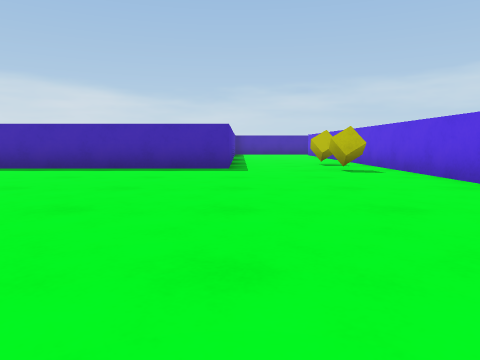
View 1 (above)

21 first-person views from a walk through a Unity game level. The camera is 0.55 m above the floor, tilts 6° down and sees 70° across. The floor is counted in squares, 1 m on a side. Each view is taken from the middle of a square. On the plan, view 1 faces up. The plan holds only what a view shows up to about 9 squares ahead; the rest is blank. The place goes on beyond the plan. The player character is not drawn.

View 2
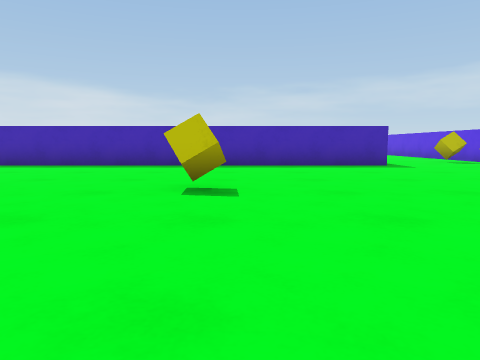

View 3
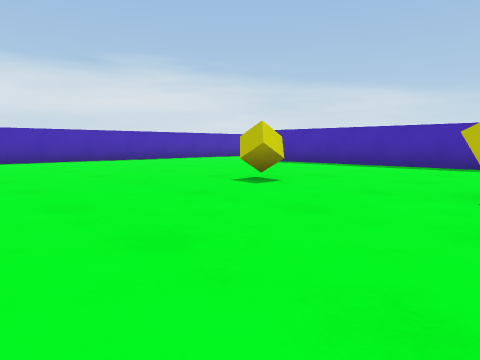

View 4
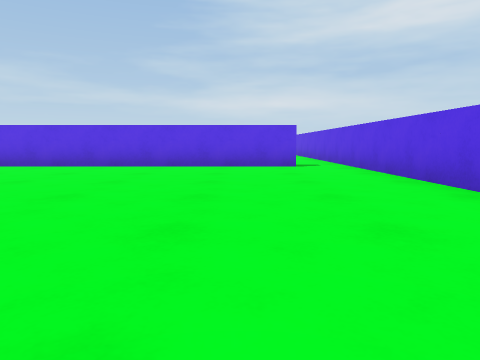

View 5
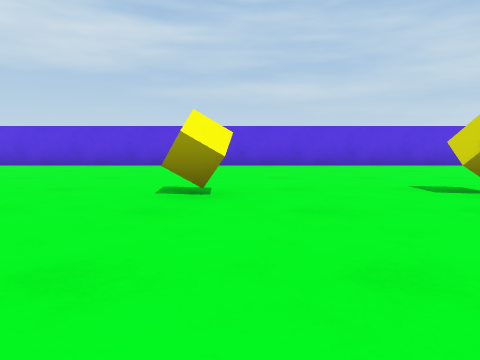

View 6
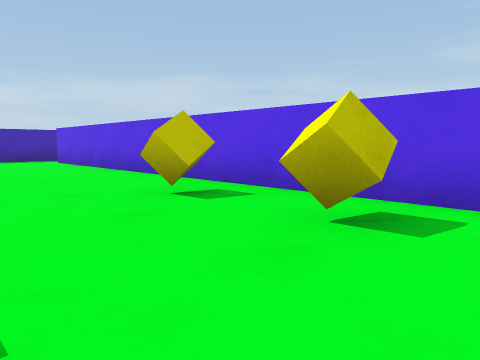

View 7
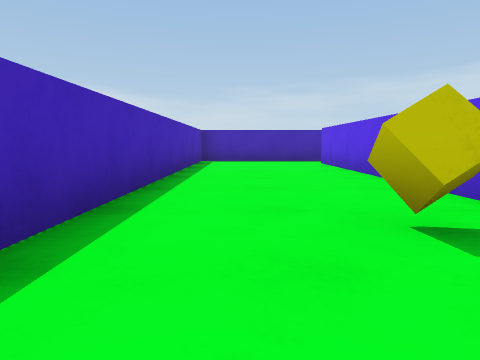

View 8
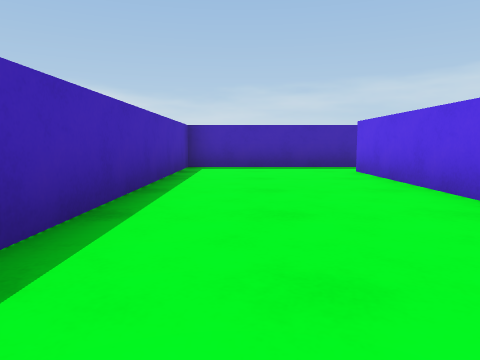

View 9
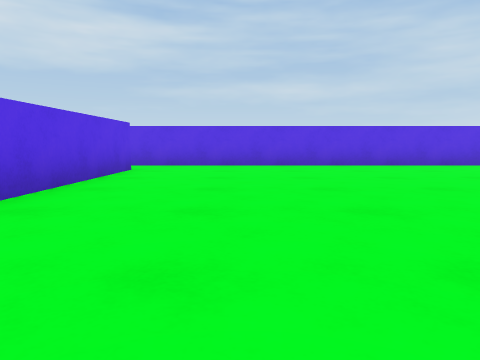

View 10
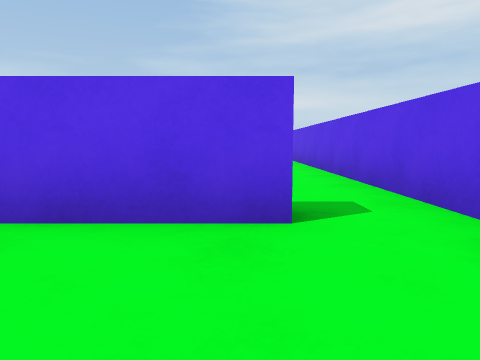

View 11
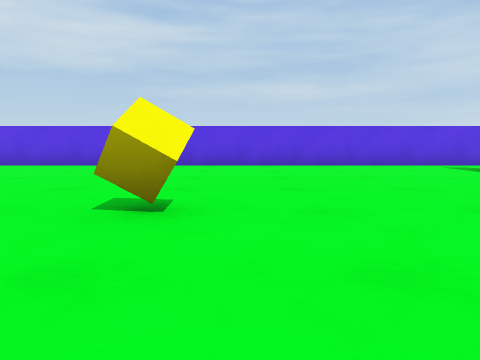

View 12
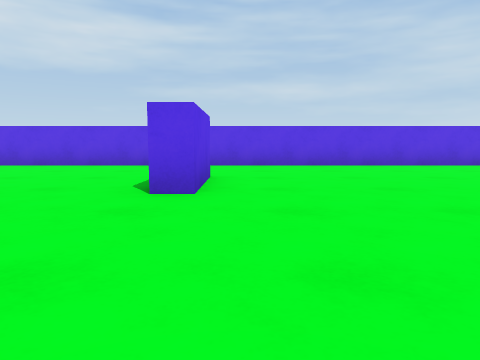

View 13
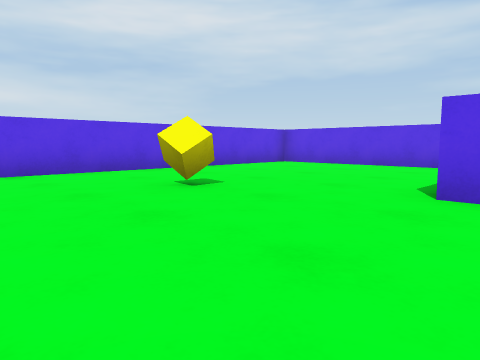

View 14
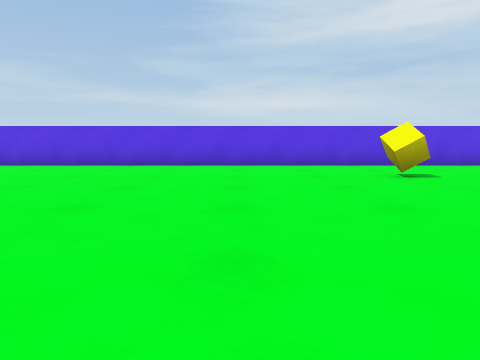

View 15
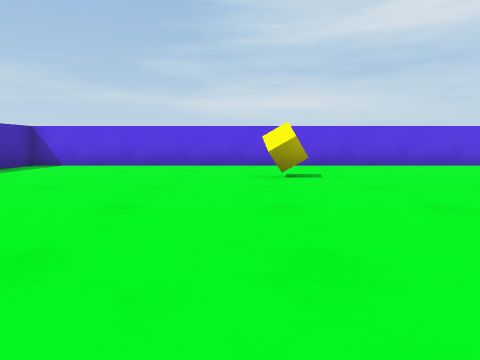

View 16
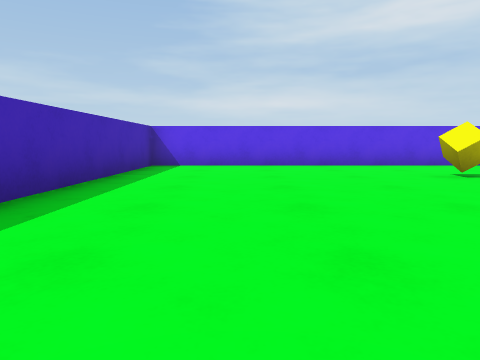

View 17
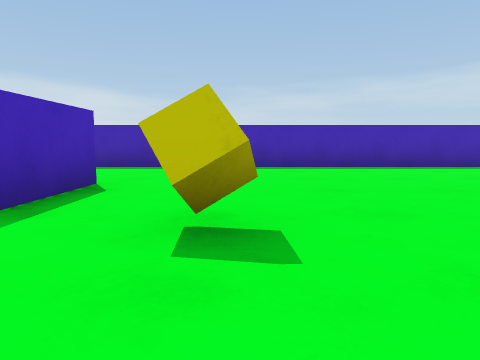

View 18
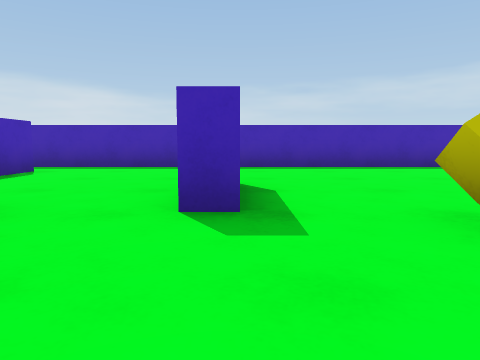

View 19
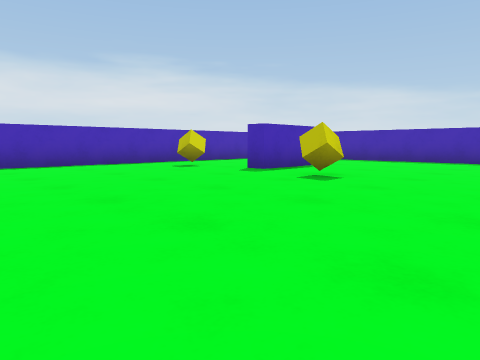

View 20
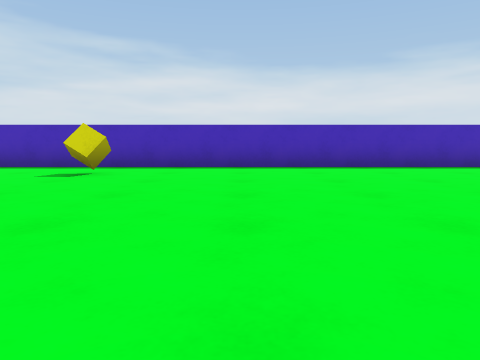

View 21
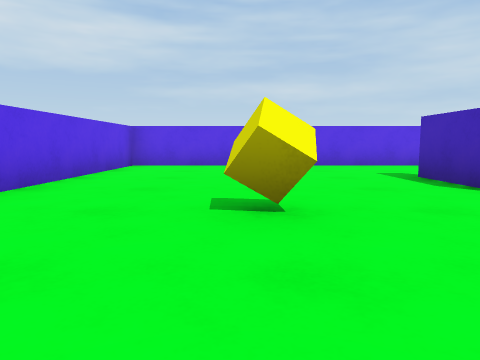

### Floor plan
Points are (right, up) in squares from view 1. A wall is a line through its corners. A room is listed if a view was taken in it or the views show most of it. See-through windows are left out.
Room 1 (views 1, 2, 3, 4, 5, 6, 7, 8, 9, 10)
walls: (3.3, -0.4) (3.3, 17); (-10.5, -1.8) (3.5, -1.8); (3.5, 18.2) (-0.2, 18.2) (-0.2, 7.8) (-10.1, 7.8)
ways out: opening at (4, -1) to room 2; opening at (4, 17.5) to room 2
objects: yellow cube (-8, 3); yellow cube (-5, 3); yellow cube (2, 7); yellow cube (2, 9)
Room 2 (views 11, 12, 13, 14, 15, 16, 17, 18, 19, 20, 21)
walls: (14, 2.8) (14, 1.2); (8, 14.8) (8, 12.8) (7.5, 12.8); (13.5, 1.2) (13.5, 3.2) (14, 3.2); (3.8, 12.8) (3.8, 1.2); (3.8, 17) (3.8, 15.9); (3.5, -1.8) (19.7, -1.8) (19.7, 18.2) (3.5, 18.2)
ways out: opening at (4, -1) to room 1; opening at (4, 17.5) to room 1
objects: yellow cube (6, 4); yellow cube (6, 12); yellow cube (10, 4); yellow cube (10, 12); yellow cube (17, 4); yellow cube (17, 12)

Positions as (right, up) in squares from view 1, and headings:
1: (0, 0), facing up
2: (-4, -1), facing up
3: (-4, -1), facing up-left
4: (-5, 1), facing right
5: (-5, 7), facing down
6: (0, 6), facing up-right
7: (1, 7), facing up
8: (1, 10), facing up
9: (1, 7), facing down
10: (1, 0), facing right
11: (9, 7), facing down
12: (13, 7), facing down
13: (13, 7), facing down-right
14: (11, 7), facing right
15: (11, 13), facing right
16: (11, 16), facing right
17: (10, 10), facing up
18: (8, 10), facing up
19: (13, 7), facing up-left
20: (12, 7), facing left
21: (17, 7), facing down
